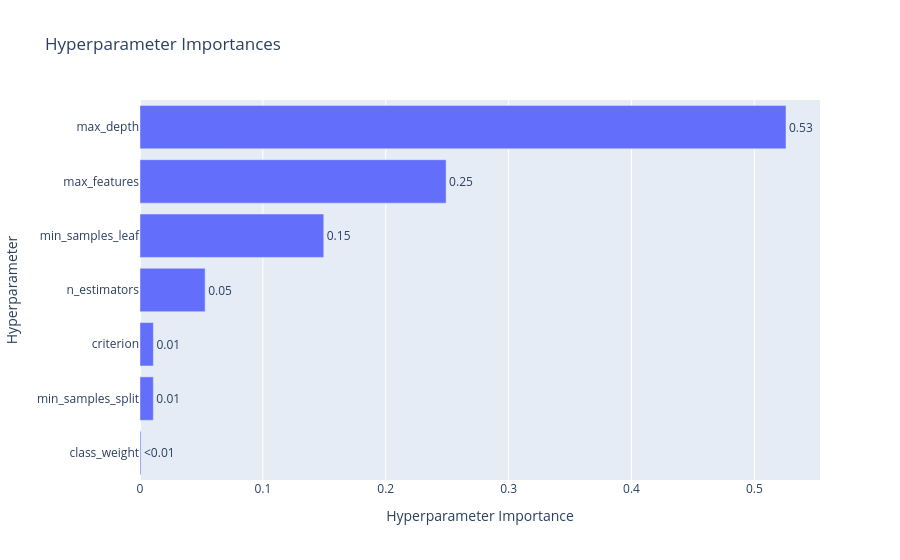

Here is the notebook cell this chart was saved with:
### Markdown cell above
Model 2a:

### Code cell
if __name__ == "__main__":
    start_time = datetime.now()
    
    # set data
    model_id = "model_2a"
    model_category = "rf"
    
    # load data
    X_data = pd.read_csv(f"data/X_train_{model_id}.csv", keep_default_na=False)
    y_data = pd.read_csv(f"data/y_train_{model_id}.csv", keep_default_na=False).values.ravel()

    # run 50 trails
    study = optuna.create_study(direction="maximize", study_name=f"{model_id}_tuning", sampler=optuna.samplers.TPESampler(seed=2013))
    study.optimize(lambda trial: objective_a(trial, X_data, y_data), n_trials=50, n_jobs=-1)
    # save as fig
    fig = optuna.visualization.plot_param_importances(study)
    fig.show()
    save_path = f"figures/{model_id}_{model_category}_param_importance.png"
    fig.write_image(save_path)
    print(f"Time: {datetime.now() - start_time}")

### Figure 1 — Plotly figure (JSON) as saved in the notebook; plotly's stock layout.template omitted (floating-point values rounded to 4 significant figures)
{"data": [{"cliponaxis": false, "hovertemplate": ["class_weight (CategoricalDistribution): 0.0007796103066002583<extra></extra>", "min_samples_split (IntDistribution): 0.01086002943553133<extra></extra>", "criterion (CategoricalDistribution): 0.010893404222566896<extra></extra>", "n_estimators (IntDistribution): 0.05301146285049405<extra></extra>", "min_samples_leaf (IntDistribution): 0.1495478273472338<extra></extra>", "max_features (CategoricalDistribution): 0.24913714922372665<extra></extra>", "max_depth (IntDistribution): 0.525770516613847<extra></extra>"], "name": "Objective Value", "orientation": "h", "text": ["<0.01", "0.01", "0.01", "0.05", "0.15", "0.25", "0.53"], "textposition": "outside", "type": "bar", "x": [0.0007796, 0.01086, 0.01089, 0.05301, 0.1495, 0.2491, 0.5258], "y": ["class_weight", "min_samples_split", "criterion", "n_estimators", "min_samples_leaf", "max_features", "max_depth"]}], "layout": {"title": {"text": "Hyperparameter Importances"}, "xaxis": {"title": {"text": "Hyperparameter Importance"}}, "yaxis": {"title": {"text": "Hyperparameter"}}}}
